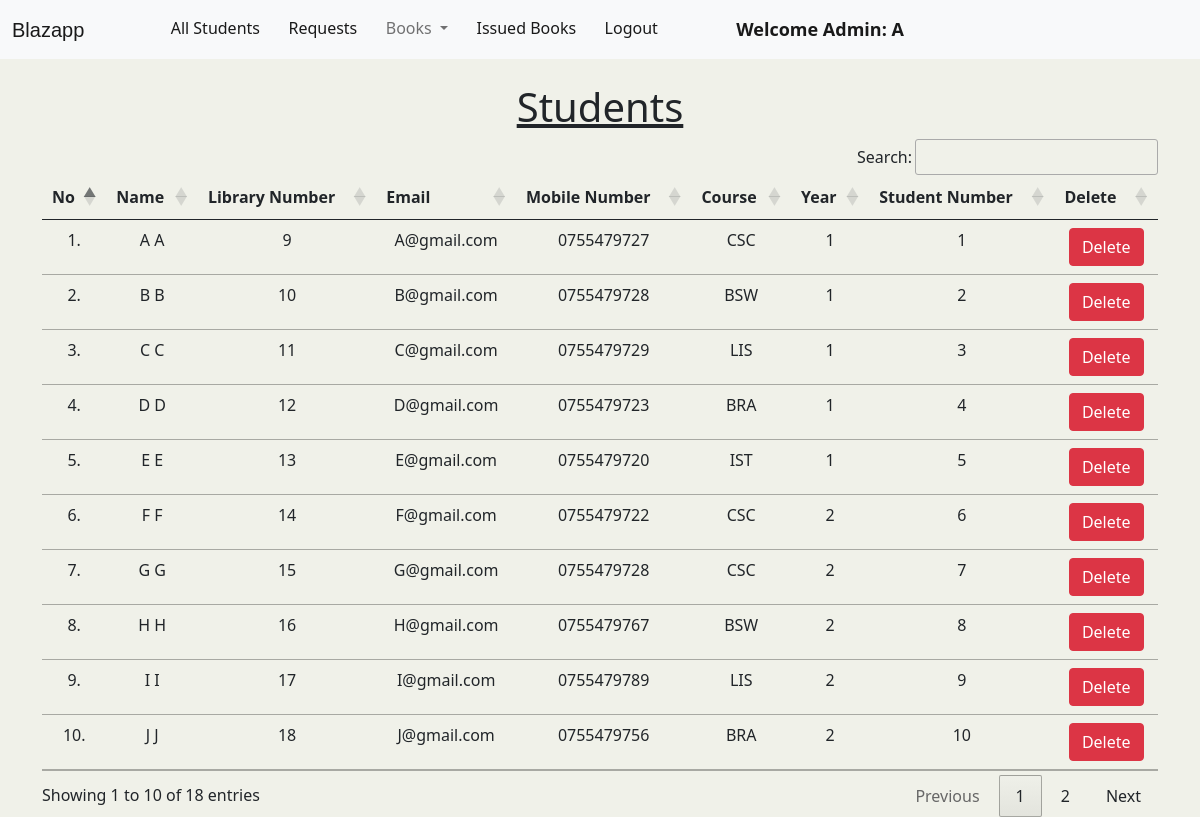
Screenshot of /view_students/ (signed in) with the database file from the repository.
### library/models.py (models this page shows, shortened)
class Student(models.Model):
    user = models.OneToOneField(User, on_delete=models.CASCADE)
    year = models.CharField(max_length=10)
    course = models.CharField(max_length=10)
    student_no = models.CharField(max_length=3, blank=True)
    phone = models.CharField(max_length=10, blank=True)
    image = models.ImageField(upload_to="", blank=True)

### library/views.py (the view)
# urls.py: path("view_students/", views.view_students, name="view_students"),
@login_required(login_url = '/admin_login')
def view_students(request):
    students = Student.objects.all()
    return render(request, "view_students.html", {'students':students})

### library/templates/view_students.html (shortened to what this page needs)
{% extends 'admin_navbar.html' %}
{% load static %}
{% block body %}
</head>
<body>
<div class="container mt-4">
    <h1 class="text-center"><u>Students</u></h1>
    <table class="table table-hover" id="example">
        <thead>
            <tr class="text-center">
                <th>No</th>
                <th>Name</th>
                <th>Library Number</th>
                <th>Email</th>
                <th>Mobile Number</th>
                <th>Course</th>
                <th>Year</th>
                <th>Student Number</th>
                <th>Delete</th>
            </tr>
        </thead>
        <tbody>
            {% for student in students %}
            <tr class="text-center">
                <td>{{forloop.counter}}.</td>
                <td>{{student.user.get_full_name}}</td>
                <td>{{student.user.id}}</td>
                <td>{{student.user.email}}</td>
                <td>{{student.phone}}</td>
                <td>{{student.course}}</td>
                <td>{{student.year}}</td>
                <td>{{student.student_no}}</td>
                <td><a href="/delete_student/{{student.id}}/" class="btn btn-danger" onclick="return confirm('Are you sure you want to delete this student?')">Delete</a></td>
            </tr>
            {% endfor %}
        </tbody>
    </table>
    </div>
{% endblock %}

### library/templates/admin_navbar.html (shortened to what this page needs)
<!doctype html>
<html lang="en">
  <head>
    <link href="https://cdn.jsdelivr.net/npm/bootstrap@5.1.0/dist/css/bootstrap.min.css" rel="stylesheet">
    <link rel="stylesheet" href="https://cdn.datatables.net/1.10.25/css/jquery.dataTables.min.css">
    <link rel="stylesheet" href="https://cdn.datatables.net/buttons/1.7.1/css/buttons.dataTables.min.css">
  </head>
  <body>
    <nav class="navbar navbar-expand-lg navbar-light bg-light">
        <div class="container-fluid">
          <a class="navbar-brand" href="#">Blazapp</a>
          <div class="collapse navbar-collapse" id="navbarSupportedContent">
            <ul class="navbar-nav me-auto mb-2 mb-lg-0">
              <li class="nav-item">
                <a class="nav-link active" aria-current="page" href="/view_students/">All Students</a>
              </li>
              <ul class="navbar-nav me-auto mb-2 mb-lg-0">
                <li class="nav-item">
                  <a class="nav-link active" aria-current="page" href="/adminrequest/">Requests</a>
                </li>
              <li class="nav-item dropdown">
                <a class="nav-link dropdown-toggle" href="#" id="navbarDropdown" role="button" data-bs-toggle="dropdown" aria-expanded="false">
                  Books
                </a>
              </li>
                <ul class="navbar-nav me-auto mb-2 mb-lg-0">
                  <li class="nav-item">
                  <a class="nav-link active" aria-current="page" href="/view_issued_book/">Issued Books</a>
                </ul>
              <li class="nav-item">
                <a class="nav-link active" aria-current="page" href="/logout/">Logout</a>
              </li>
              <li class="nav-item">
                <a style="font-weight:600; font-family:'Segoe UI', Tahoma, Geneva, Verdana, sans-serif; font-size: large;" class="nav-link active" href="#">Welcome Admin: {{request.user}}</a>
              </li>
            </ul>
          </div>
        </div>
      </nav>
      {% block body %}
      {% endblock %}
  </body>
</html>

### library/templates/view_students.html (style rules this page uses)
.navbar-brand { font-size: 20px; font-family: sans-serif; }
body { background: rgb(240, 241, 233); }

### rows the page displays
Student: user.get_full_name "A A", user.id "9", user.email "A@gmail.com", phone "0755479727", course "CSC", year "1", student_no "1"
Student: user.get_full_name "B B", user.id "10", user.email "B@gmail.com", phone "0755479728", course "BSW", year "1", student_no "2"
Student: user.get_full_name "C C", user.id "11", user.email "C@gmail.com", phone "0755479729", course "LIS", year "1", student_no "3"
Student: user.get_full_name "D D", user.id "12", user.email "D@gmail.com", phone "0755479723", course "BRA", year "1", student_no "4"
Student: user.get_full_name "E E", user.id "13", user.email "E@gmail.com", phone "0755479720", course "IST", year "1", student_no "5"
Student: user.get_full_name "F F", user.id "14", user.email "F@gmail.com", phone "0755479722", course "CSC", year "2", student_no "6"
Student: user.get_full_name "G G", user.id "15", user.email "G@gmail.com", phone "0755479728", course "CSC", year "2", student_no "7"
Student: user.get_full_name "H H", user.id "16", user.email "H@gmail.com", phone "0755479767", course "BSW", year "2", student_no "8"
Student: user.get_full_name "I I", user.id "17", user.email "I@gmail.com", phone "0755479789", course "LIS", year "2", student_no "9"
Student: user.get_full_name "J J", user.id "18", user.email "J@gmail.com", phone "0755479756", course "BRA", year "2", student_no "10"

### other values shown
{{ request.user }} "A"
